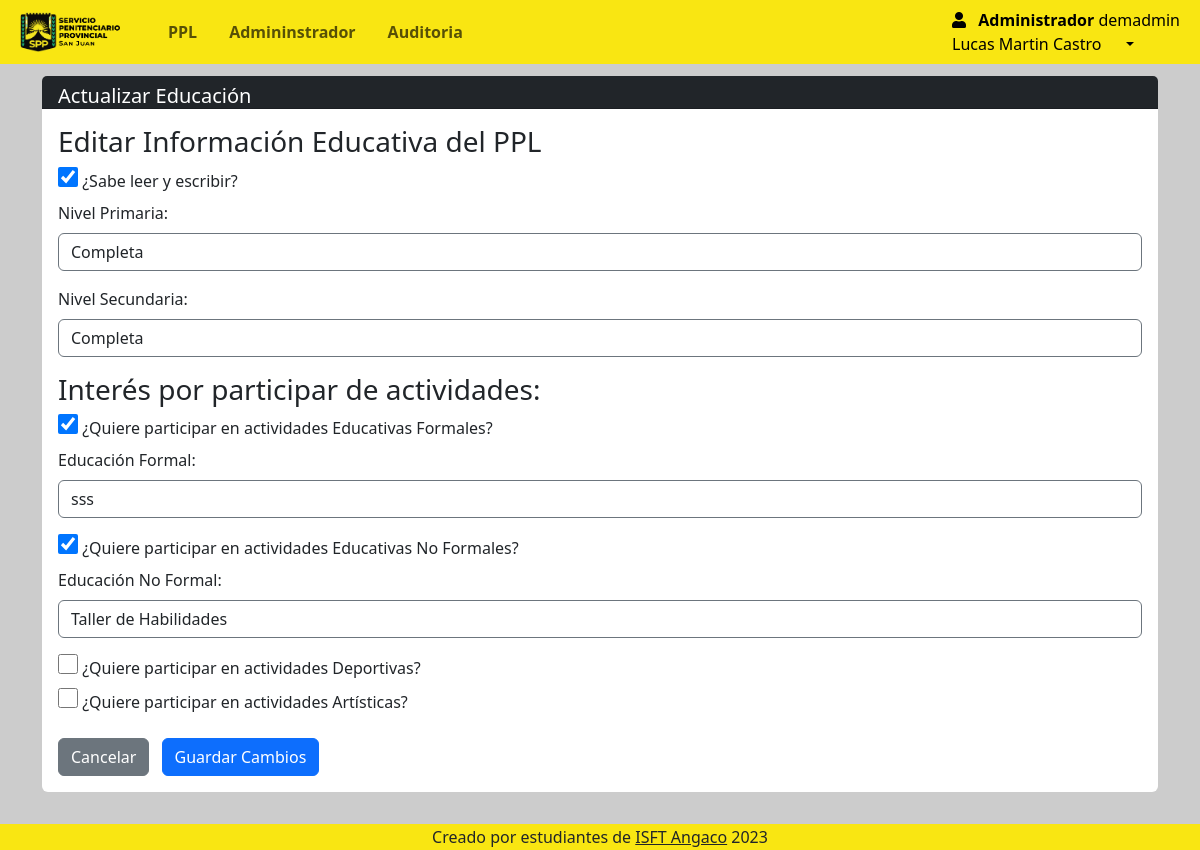
The app's page /Views/admin/educacion_edit.php?id=42 (signed in) with its own data.
### tables this page shows
CREATE TABLE `rol` (
  `id_rol` int(11) NOT NULL,
  `nombre_rol` varchar(50) NOT NULL
);

CREATE TABLE `usuarios` (
  `id_usuario` int(11) NOT NULL,
  `id_persona` int(11) NOT NULL,
  `id_rol` int(11) NOT NULL,
  `nombre_usuario` varchar(50) NOT NULL,
  `contrasena` varchar(255) NOT NULL,
  `fecha_creacion` datetime DEFAULT current_timestamp(),
  `activo` tinyint(1) DEFAULT 1
);

CREATE TABLE `educacion` (
  `id` int(11) NOT NULL,
  `id_ppl` int(11) NOT NULL,
  `sabe_leer_escrib` tinyint(1) DEFAULT NULL,
  `primaria` varchar(12) NOT NULL,
  `secundaria` varchar(12) NOT NULL,
  `tiene_educ_formal` tinyint(4) NOT NULL,
  `educ-formal` varchar(50) DEFAULT NULL,
  `tiene_educ_no_formal` tinyint(4) NOT NULL,
  `educ-no-formal` varchar(50) DEFAULT NULL,
  `quiere_deporte` tinyint(4) NOT NULL,
  `sec-deporte` varchar(50) DEFAULT NULL,
  `quiere_act_artistica` tinyint(4) NOT NULL,
  `act-artistica` varchar(50) DEFAULT NULL,
  `estado` varchar(255) NOT NULL DEFAULT 'Activo'
);

### Views/admin/educacion_edit.php (the view, shortened to what this page needs)
<?php
require 'navbar.php';
$idppl = isset($_GET['id']) ? intval($_GET['id']) : 0;
$educacion = null;
if ($idppl > 0) {
    try {
        $stmt = $db->prepare("SELECT * FROM educacion WHERE id_ppl = ? LIMIT 1");
        $stmt->execute([$idppl]);
        $educacion = $stmt->fetch(PDO::FETCH_ASSOC);
    } catch (PDOException $e) {
        echo "<div class='alert alert-danger'>Error al obtener la información educativa: " . $e->getMessage() . "</div>";
    }
}
?>
<div class="container mt-3">
    <div class="card rounded-2 border-0">
        <h5 class="card-header bg-dark text-white pb-0">Actualizar Educación</h5>
        <div class="card-body table-responsive">
            <form method="POST" class="">
                <div class="form-section">
                    <h3 id="titulo">Editar Información Educativa del PPL</h3>
                    <div class="checkbox-group">
                        <input type="checkbox" id="sabe_leer_escrib" name="sabe_leer_escrib"
                            <?php echo ($educacion && $educacion['sabe_leer_escrib']) ? 'checked' : ''; ?> >
                        <label for="sabe_leer_escrib" class="checkbox-label">¿Sabe leer y escribir?</label>
                    </div>
                    <div class="form-group">
                        <label>Nivel Primaria:</label>
                        <select class="form-control" name="primaria" required>
                            <option value="Completa" <?php echo ($educacion && $educacion['primaria'] == 'Completa') ? 'selected' : ''; ?>>Completa</option>
                        </select>
                    </div>
                    <div class="form-group">
                        <label>Nivel Secundaria:</label>
                        <select class="form-control" name="secundaria" required>
                            <option value="Completa" <?php echo ($educacion && $educacion['secundaria'] == 'Completa') ? 'selected' : ''; ?>>Completa</option>
                        </select>
                    </div>
                    <h3>Interés por participar de actividades:</h3>
                    <div class="checkbox-group">
                        <input type="checkbox" id="tiene_educ_formal" name="tiene_educ_formal"
                            <?php echo ($educacion && $educacion['tiene_educ_formal']) ? 'checked' : ''; ?>>
                        <label for="tiene_educ_formal" class="checkbox-label">¿Quiere participar en actividades Educativas Formales?</label>
                    </div>
                    <div class="form-group <?php echo (!$educacion || !$educacion['tiene_educ_formal']) ? 'hidden' : ''; ?>" id="educ_formal_group">
                        <label>Educación Formal:</label>
                        <input class="form-control" type="text" name="educ-formal" id="educ-formal" placeholder="Especifique educación formal..."
                            value="<?php echo htmlspecialchars($educacion['educ-formal'] ?? ''); ?>">
                    </div>
                    <div class="checkbox-group">
                        <input type="checkbox" id="tiene_educ_no_formal" name="tiene_educ_no_formal"
                            <?php echo ($educacion && $educacion['tiene_educ_no_formal']) ? 'checked' : ''; ?>>
                        <label for="tiene_educ_no_formal" class="checkbox-label">¿Quiere participar en actividades Educativas No Formales?</label>
                    </div>
                    <div class="form-group <?php echo (!$educacion || !$educacion['tiene_educ_no_formal']) ? 'hidden' : ''; ?>" id="educ_no_formal_group">
                        <label>Educación No Formal:</label>
                        <input class="form-control" type="text" name="educ-no-formal" id="educ-no-formal" placeholder="Especifique educación no formal..."
                            value="<?php echo htmlspecialchars($educacion['educ-no-formal'] ?? ''); ?>">
                    </div>
                    <div class="checkbox-group">
                        <input type="checkbox" id="quiere_deporte" name="quiere_deporte"
                            <?php echo ($educacion && $educacion['quiere_deporte']) ? 'checked' : ''; ?>>
                        <label  for="quiere_deporte" class="checkbox-label">¿Quiere participar en actividades Deportivas?</label>
                    </div>
                    <div class="checkbox-group">
                        <input type="checkbox" id="quiere_act_artistica" name="quiere_act_artistica"
                            <?php echo ($educacion && $educacion['quiere_act_artistica']) ? 'checked' : ''; ?>>
                        <label for="quiere_act_artistica" class="checkbox-label">¿Quiere participar en actividades Artísticas?</label>
                    </div>
                </div>
                <div class="mt-3" >
                    <a href="ppl_informe.php?seccion=educacion&id=<?php echo $idppl; ?>" class="btn btn-secondary">Cancelar</a>
                    <button type="submit" class="btn btn-primary  ml-2">Guardar Cambios</button>
                </div>
            </form>
        </div>
    </div>
</div>
<?php require 'footer.php'; ?>

### Views/admin/navbar.php (shortened to what this page needs)
<?php
require '../../conn/connection.php';
$id_rol = $_SESSION['id_rol'];
$id_usuario= $_SESSION['id_usuario'];
$query = "SELECT * FROM rol WHERE id_rol = ?";
$stmt = $conexion->prepare($query);
$stmt->bind_param("i", $id_rol);
$stmt->execute();
$result = $stmt->get_result();
if ($result && $result->num_rows > 0) {
  $rol = $result->fetch_assoc();
  $nombre_rol = $rol['nombre_rol'];
} else {
  $nombre_rol = "Usuario Desconocido";
}
?>
<!DOCTYPE html>
<html lang="es">
<head>
  <link rel="stylesheet" href="https://use.fontawesome.com/releases/v5.8.2/css/all.css">
  <link rel="stylesheet" href="../../css/style.css">
  <link href="https://cdn.jsdelivr.net/npm/bootstrap@5.3.2/dist/css/bootstrap.min.css" rel="stylesheet">
  <link rel="stylesheet" href="https://maxcdn.bootstrapcdn.com/bootstrap/4.5.2/css/bootstrap.min.css">
  <link rel="stylesheet" href="https://cdnjs.cloudflare.com/ajax/libs/twitter-bootstrap/5.3.0/css/bootstrap.min.css">
  <link rel="stylesheet" href="https://cdn.datatables.net/1.13.7/css/dataTables.bootstrap5.min.css">
  <link rel="stylesheet" type="text/css" href="https://cdn.datatables.net/1.13.1/css/dataTables.bootstrap5.min.css" />
  <link rel="stylesheet" type="text/css" href="https://cdn.datatables.net/buttons/2.3.3/css/buttons.bootstrap5.min.css" />
  <link rel="stylesheet" href="https://cdn.jsdelivr.net/npm/bootstrap@5.3.0-alpha1/dist/css/bootstrap.min.css" />
  <link rel="stylesheet" href="https://cdnjs.cloudflare.com/ajax/libs/font-awesome/6.2.1/css/all.min.css" />
  <link rel="stylesheet" href="https://cdnjs.cloudflare.com/ajax/libs/font-awesome/5.15.4/css/all.min.css">
</head>
<body>
  <div style="height:60px">
    <nav class="navbar navbar-expand-lg fixed-top my-0 py-0" style="background-color: #f9e612;">
      <div class="container-fluid ml-2 ">
        <a href="index.php" class="navbar-brand mb-0 pr-4 ">
          <img class="d-line-block align-top " src="../../img/LOGO2.ico" width="100px" style="margin-right:0px">
        </a>
        <div class="collapse navbar-collapse " id="navbarNav">
          <ul class="navbar-nav mr-auto ">
            <li class="nav-item  pr-3">
              <a class="nav-link " href="ppl_index.php"><b>PPL</b></a>
            </li>
            <?php
              if ($_SESSION['id_rol'] === 1) {
            ?>
                  <li class="nav-item  pr-3">
                    <a class="nav-link " href="admin_index.php"><b>Admininstrador</b></a>
                  </li>
            <?php
              }
            ?>
            <?php
              if ($_SESSION['id_rol'] === 1) {
            ?>
              <li class="nav-item  pr-3">
                <a class="nav-link " href="auditoria.php"><b>Auditoria</b></a>
              </li>
            <?php
              }
            ?>
          </ul>
          <form class="form-inline d-flex justify-content-end">
            <div class="collapse navbar-collapse" id="navbarNav">
              <ul class="navbar-nav">
                <li class="nav-item dropdown">
                  <a class="nav-link dropdown-toggle active" href="#" role="button" data-bs-toggle="dropdown" aria-expanded="false">
                    <i class="fas fa-user pr-2"></i>
                    <span class="mr-3">
                      <b>
                      <?php if (isset($nombre_rol)) : ?>
                        <?php echo $nombre_rol; ?>
                      <?php else : ?>
                        "Usuario Desconocido"
                      <?php endif; ?>
                      </b>
                      <span>
                        <?php if (isset($_SESSION['nombres'])) : ?>
                           <?php
                           $query = "SELECT nombre_usuario FROM usuarios WHERE activo = 1 AND id_usuario = :id_usuario";
                           $stmt = $db->prepare($query);
                           $stmt->bindParam(':id_usuario', $id_usuario, PDO::PARAM_INT);
                           $stmt->execute();
                           $usuario = $stmt->fetch(PDO::FETCH_ASSOC);
                           ?>
                          <?php echo $usuario['nombre_usuario']; ?>
                          <br>
                          <?php echo $_SESSION['nombres']; ?>
                          <?php echo $_SESSION['apellidos']; ?>
                        <?php endif; ?>
                      </span>
                    </span>
                  </a>
                </li>
            </div>
          </form>
        </div>
      </div>
    </nav>
  </div>

### css/style.css (style rules this page uses)
body { position: relative; padding-bottom: 10px; min-height: 100vh; }
input { border-style: solid !important; border-color: #6c757d !important; border-width: 1.5px !important; }
select { border-style: solid !important; border-color: #6c757d !important; border-width: 1px !important; }
input[type=checkbox] { border-color: #6c757d !important; border-style: solid !important; border-width: 2px !important; width: 20px; height: 20px; }

### Views/admin/navbar.php (style rules this page uses)
body { background: #cccccc; }

### records on screen
rol: nombre_rol "Administrador"
usuarios: nombre_usuario "demadmin"
educacion: sabe_leer_escrib "☑", primaria "Completa", secundaria "Completa", tiene_educ_formal "☑", educ-formal "sss", tiene_educ_no_formal "☑", educ-no-formal "Taller de Habilidades"

### other values on screen
$_SESSION['nombres'] "Lucas Martin"
$_SESSION['apellidos'] "Castro"
